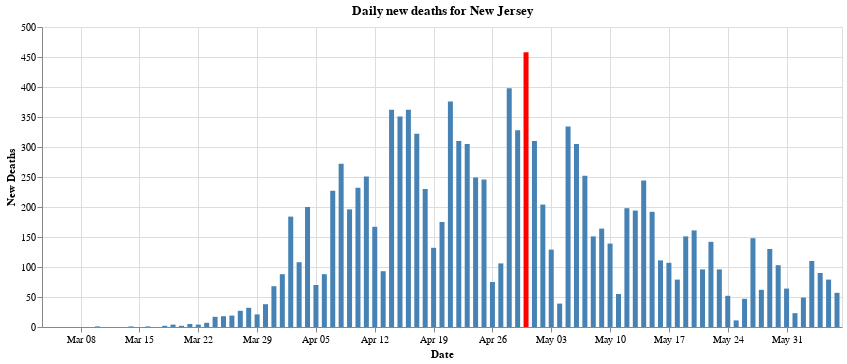

Notebook code for this chart:
### Markdown cell above
## 12 - Graph of daily new deaths in New Jersey

### Code cell
max_daily_increase = daily_new_cases['new_deaths'].max()
# display(max_daily_increase)

chart = alt.Chart(daily_new_cases).mark_bar().encode(
    y=alt.Y('new_deaths:Q', axis=alt.Axis(title='New Deaths')),
    x=alt.X('date:T', axis=alt.Axis(format='%b %d', title='Date')),
    # The highlight will be set on the result of a conditional statement
    color=alt.condition(
        alt.datum.new_deaths == max_daily_increase,
        alt.value('red'),    
        alt.value('steelblue')  
    ),
    tooltip=['date:T','new_deaths']

).properties(
    width=800,
    title="Daily new deaths for New Jersey"
)

    
display(chart)

### Figure 1 — Vega-Lite specification as saved in the notebook (floating-point values rounded to 4 significant figures)
{"config": {"view": {"continuousWidth": 400, "continuousHeight": 300}}, "data": {"name": "data-133a1fbbdbe36c6d20d27c4ef06eaab5"}, "mark": "bar", "encoding": {"color": {"condition": {"value": "red", "test": "(datum.new_deaths === 458)"}, "value": "steelblue"}, "tooltip": [{"type": "temporal", "field": "date"}, {"type": "quantitative", "field": "new_deaths"}], "x": {"type": "temporal", "axis": {"format": "%b %d", "title": "Date"}, "field": "date"}, "y": {"type": "quantitative", "axis": {"title": "New Deaths"}, "field": "new_deaths"}}, "title": "Daily new deaths for New Jersey", "width": 800, "$schema": "https://vega.github.io/schema/vega-lite/v4.0.2.json", "datasets": {"data-133a1fbbdbe36c6d20d27c4ef06eaab5": [{"date": "2020-03-04T00:00:00", "new_cases": 1, "new_deaths": 0}, {"date": "2020-03-05T00:00:00", "new_cases": 1, "new_deaths": 0}, {"date": "2020-03-06T00:00:00", "new_cases": 2, "new_deaths": 0}, {"date": "2020-03-07T00:00:00", "new_cases": 0, "new_deaths": 0}, {"date": "2020-03-08T00:00:00", "new_cases": 2, "new_deaths": 0}, {"date": "2020-03-09T00:00:00", "new_cases": 5, "new_deaths": 0}, {"date": "2020-03-10T00:00:00", "new_cases": 4, "new_deaths": 1}, {"date": "2020-03-11T00:00:00", "new_cases": 8, "new_deaths": 0}, {"date": "2020-03-12T00:00:00", "new_cases": 6, "new_deaths": 0}, {"date": "2020-03-13T00:00:00", "new_cases": 21, "new_deaths": 0}, {"date": "2020-03-14T00:00:00", "new_cases": 25, "new_deaths": 1}, {"date": "2020-03-15T00:00:00", "new_cases": 23, "new_deaths": 0}, {"date": "2020-03-16T00:00:00", "new_cases": 78, "new_deaths": 1}, {"date": "2020-03-17T00:00:00", "new_cases": 92, "new_deaths": 0}, {"date": "2020-03-18T00:00:00", "new_cases": 159, "new_deaths": 2}, {"date": "2020-03-19T00:00:00", "new_cases": 308, "new_deaths": 4}, {"date": "2020-03-20T00:00:00", "new_cases": 161, "new_deaths": 2}, {"date": "2020-03-21T00:00:00", "new_cases": 440, "new_deaths": 5}, {"date": "2020-03-22T00:00:00", "new_cases": 578, "new_deaths": 4}, {"date": "2020-03-23T00:00:00", "new_cases": 930, "new_deaths": 7}, {"date": "2020-03-24T00:00:00", "new_cases": 831, "new_deaths": 17}, {"date": "2020-03-25T00:00:00", "new_cases": 727, "new_deaths": 18}, {"date": "2020-03-26T00:00:00", "new_cases": 2474, "new_deaths": 19}, {"date": "2020-03-27T00:00:00", "new_cases": 1949, "new_deaths": 27}, {"date": "2020-03-28T00:00:00", "new_cases": 2299, "new_deaths": 32}, {"date": "2020-03-29T00:00:00", "new_cases": 2262, "new_deaths": 21}, {"date": "2020-03-30T00:00:00", "new_cases": 3250, "new_deaths": 38}, {"date": "2020-03-31T00:00:00", "new_cases": 2060, "new_deaths": 68}, {"date": "2020-04-01T00:00:00", "new_cases": 3559, "new_deaths": 88}, {"date": "2020-04-02T00:00:00", "new_cases": 3335, "new_deaths": 184}, {"date": "2020-04-03T00:00:00", "new_cases": 4305, "new_deaths": 108}, {"date": "2020-04-04T00:00:00", "new_cases": 4229, "new_deaths": 200}, {"date": "2020-04-05T00:00:00", "new_cases": 3381, "new_deaths": 70}, {"date": "2020-04-06T00:00:00", "new_cases": 3585, "new_deaths": 88}, {"date": "2020-04-07T00:00:00", "new_cases": 3326, "new_deaths": 227}, {"date": "2020-04-08T00:00:00", "new_cases": 3021, "new_deaths": 272}, {"date": "2020-04-09T00:00:00", "new_cases": 3590, "new_deaths": 196}, {"date": "2020-04-10T00:00:00", "new_cases": 3561, "new_deaths": 232}, {"date": "2020-04-11T00:00:00", "new_cases": 3563, "new_deaths": 251}, {"date": "2020-04-12T00:00:00", "new_cases": 3699, "new_deaths": 167}, {"date": "2020-04-13T00:00:00", "new_cases": 2734, "new_deaths": 93}, {"date": "2020-04-14T00:00:00", "new_cases": 4240, "new_deaths": 362}, {"date": "2020-04-15T00:00:00", "new_cases": 2206, "new_deaths": 351}, {"date": "2020-04-16T00:00:00", "new_cases": 4287, "new_deaths": 362}, {"date": "2020-04-17T00:00:00", "new_cases": 3150, "new_deaths": 322}, {"date": "2020-04-18T00:00:00", "new_cases": 2953, "new_deaths": 230}, {"date": "2020-04-19T00:00:00", "new_cases": 3881, "new_deaths": 132}, {"date": "2020-04-20T00:00:00", "new_cases": 3505, "new_deaths": 175}, {"date": "2020-04-21T00:00:00", "new_cases": 3581, "new_deaths": 376}, {"date": "2020-04-22T00:00:00", "new_cases": 3478, "new_deaths": 310}, {"date": "2020-04-23T00:00:00", "new_cases": 4124, "new_deaths": 305}, {"date": "2020-04-24T00:00:00", "new_cases": 2207, "new_deaths": 249}, {"date": "2020-04-25T00:00:00", "new_cases": 3327, "new_deaths": 246}, {"date": "2020-04-26T00:00:00", "new_cases": 3515, "new_deaths": 75}, {"date": "2020-04-27T00:00:00", "new_cases": 2150, "new_deaths": 106}, {"date": "2020-04-28T00:00:00", "new_cases": 2668, "new_deaths": 398}, {"date": "2020-04-29T00:00:00", "new_cases": 2408, "new_deaths": 328}, {"date": "2020-04-30T00:00:00", "new_cases": 2388, "new_deaths": 458}, {"date": "2020-05-01T00:00:00", "new_cases": 2538, "new_deaths": 310}, {"date": "2020-05-02T00:00:00", "new_cases": 2527, "new_deaths": 204}, {"date": "2020-05-03T00:00:00", "new_cases": 3027, "new_deaths": 129}, {"date": "2020-05-04T00:00:00", "new_cases": 1525, "new_deaths": 39}, {"date": "2020-05-05T00:00:00", "new_cases": 2324, "new_deaths": 334}, {"date": "2020-05-06T00:00:00", "new_cases": 1297, "new_deaths": 305}, {"date": "2020-05-07T00:00:00", "new_cases": 1745, "new_deaths": 252}, {"date": "2020-05-08T00:00:00", "new_cases": 1819, "new_deaths": 151}, {"date": "2020-05-09T00:00:00", "new_cases": 1631, "new_deaths": 164}, {"date": "2020-05-10T00:00:00", "new_cases": 1447, "new_deaths": 139}, {"date": "2020-05-11T00:00:00", "new_cases": 1413, "new_deaths": 55}, {"date": "2020-05-12T00:00:00", "new_cases": 798, "new_deaths": 198}, {"date": "2020-05-13T00:00:00", "new_cases": 817, "new_deaths": 194}, {"date": "2020-05-14T00:00:00", "new_cases": 1144, "new_deaths": 244}, {"date": "2020-05-15T00:00:00", "new_cases": 1201, "new_deaths": 192}, {"date": "2020-05-16T00:00:00", "new_cases": 1184, "new_deaths": 111}, {"date": "2020-05-17T00:00:00", "new_cases": 1245, "new_deaths": 107}, {"date": "2020-05-18T00:00:00", "new_cases": 1705, "new_deaths": 79}, {"date": "2020-05-19T00:00:00", "new_cases": 974, "new_deaths": 151}, {"date": "2020-05-20T00:00:00", "new_cases": 1386, "new_deaths": 161}, {"date": "2020-05-21T00:00:00", "new_cases": 1073, "new_deaths": 96}, {"date": "2020-05-22T00:00:00", "new_cases": 1247, "new_deaths": 142}, {"date": "2020-05-23T00:00:00", "new_cases": 385, "new_deaths": 96}, {"date": "2020-05-24T00:00:00", "new_cases": 1050, "new_deaths": 52}, {"date": "2020-05-25T00:00:00", "new_cases": 938, "new_deaths": 11}, {"date": "2020-05-26T00:00:00", "new_cases": 672, "new_deaths": 47}, {"date": "2020-05-27T00:00:00", "new_cases": 864, "new_deaths": 148}, {"date": "2020-05-28T00:00:00", "new_cases": 1187, "new_deaths": 62}, {"date": "2020-05-29T00:00:00", "new_cases": 1029, "new_deaths": 130}, {"date": "2020-05-30T00:00:00", "new_cases": 764, "new_deaths": 103}, {"date": "2020-05-31T00:00:00", "new_cases": 837, "new_deaths": 64}, {"date": "2020-06-01T00:00:00", "new_cases": 473, "new_deaths": 23}, {"date": "2020-06-02T00:00:00", "new_cases": 627, "new_deaths": 49}, {"date": "2020-06-03T00:00:00", "new_cases": 523, "new_deaths": 110}, {"date": "2020-06-04T00:00:00", "new_cases": 462, "new_deaths": 90}, {"date": "2020-06-05T00:00:00", "new_cases": 806, "new_deaths": 79}, {"date": "2020-06-06T00:00:00", "new_cases": 557, "new_deaths": 57}]}}
